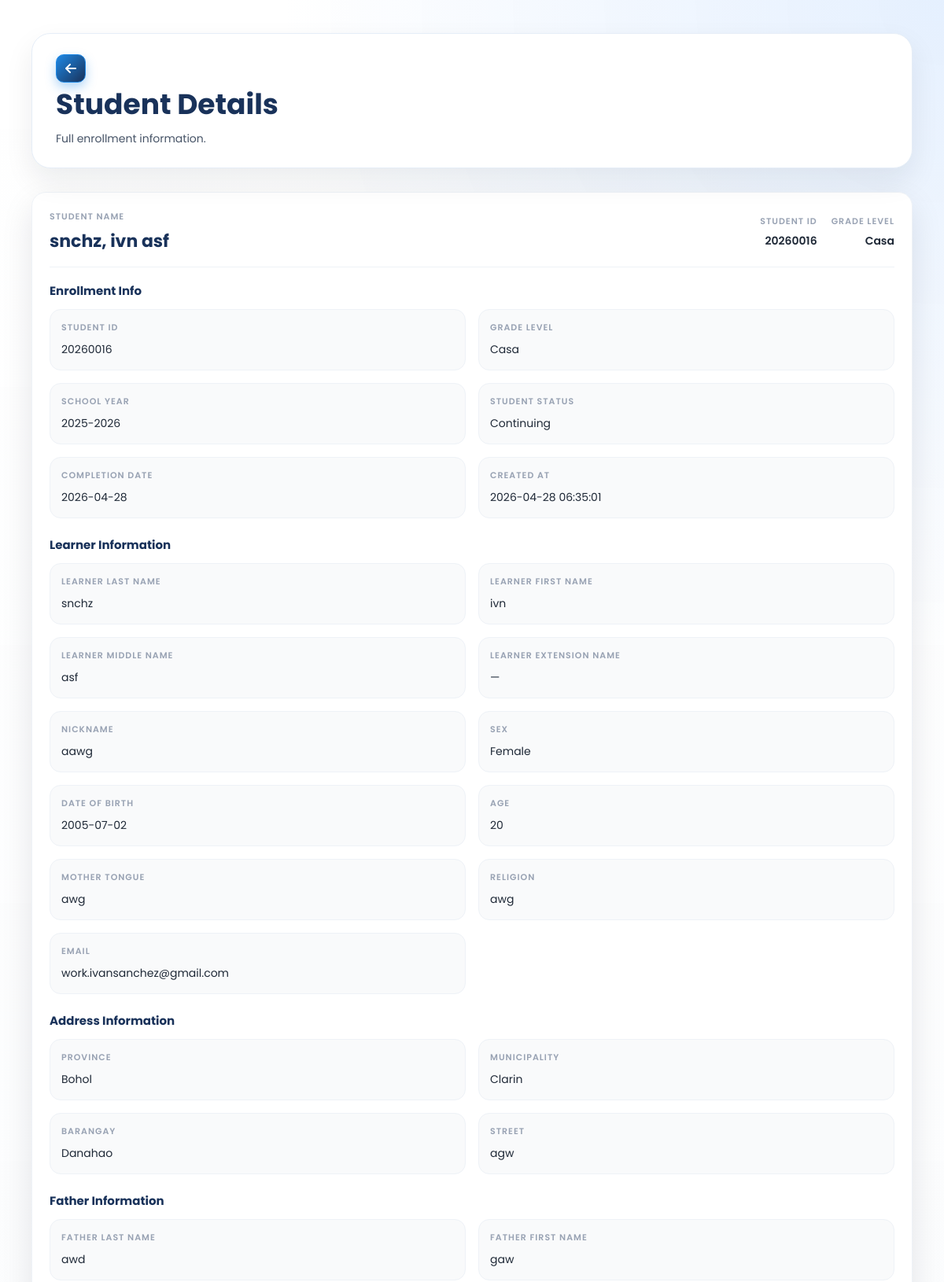
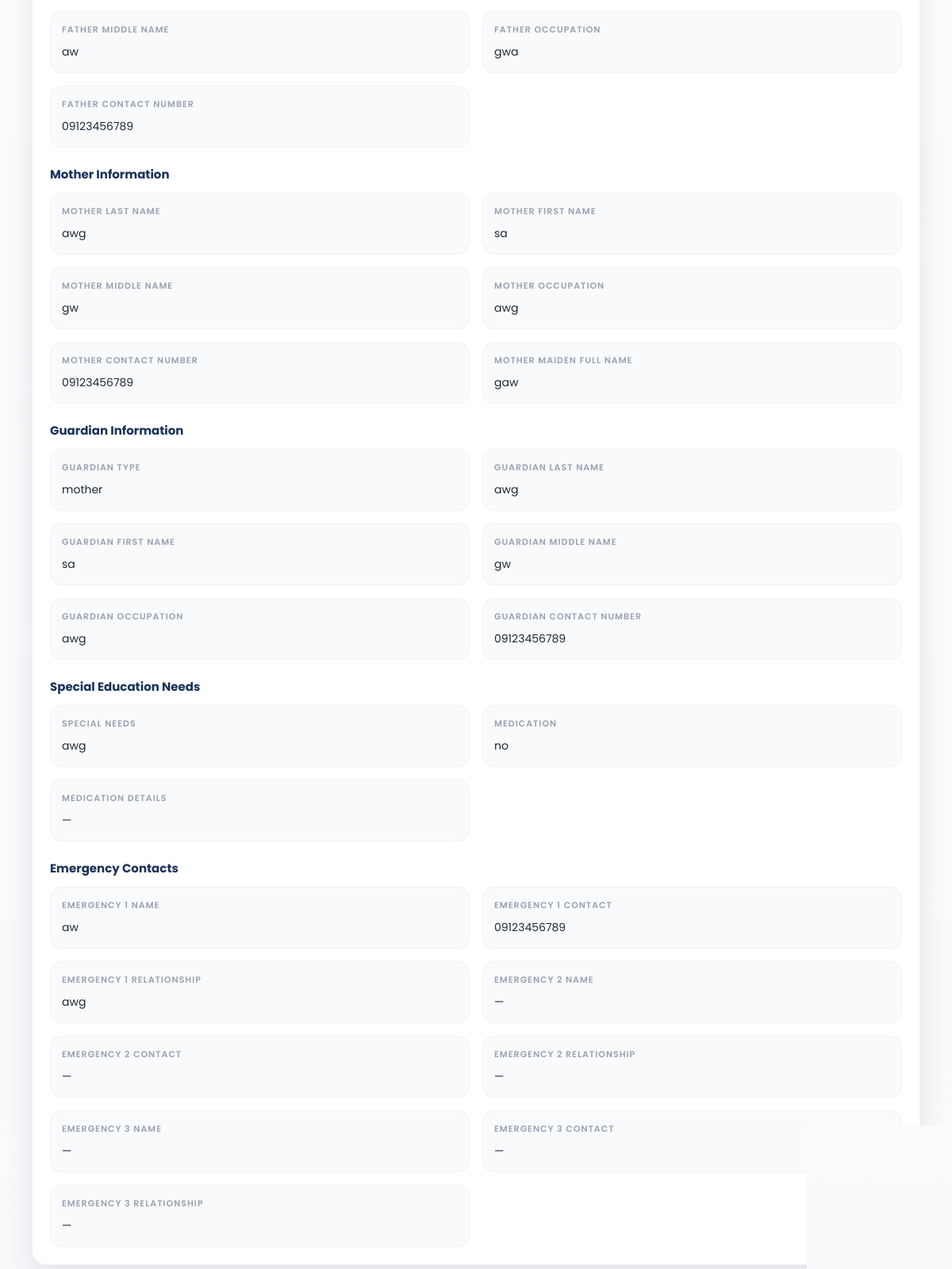
The app's page /SmartEnroll/student_view.php?id=54 (signed in) with its own data (2 pictures, top to bottom).
### tables this page shows
CREATE TABLE `enrollments` (
  `id` int(11) NOT NULL,
  `grade_level` varchar(50) DEFAULT NULL,
  `student_id` varchar(20) DEFAULT NULL,
  `school_year` varchar(20) DEFAULT NULL,
  `student_status` varchar(50) DEFAULT NULL,
  `completion_date` date DEFAULT NULL,
  `learner_lname` varchar(100) DEFAULT NULL,
  `learner_fname` varchar(100) DEFAULT NULL,
  `learner_mname` varchar(100) DEFAULT NULL,
  `learner_ext` varchar(20) DEFAULT NULL,
  `nickname` varchar(100) DEFAULT NULL,
  `sex` varchar(20) DEFAULT NULL,
  `dob` varchar(20) DEFAULT NULL,
  `age` int(11) DEFAULT NULL,
  `mother_tongue` varchar(100) DEFAULT NULL,
  `religion` varchar(100) DEFAULT NULL,
  `email` varchar(150) DEFAULT NULL,
  `province` varchar(100) DEFAULT NULL,
  `municipality` varchar(100) DEFAULT NULL,
  `barangay` varchar(100) DEFAULT NULL,
  `street` varchar(150) DEFAULT NULL,
  `father_lname` varchar(100) DEFAULT NULL,
  `father_fname` varchar(100) DEFAULT NULL,
  `father_mname` varchar(100) DEFAULT NULL,
  `father_occ` varchar(100) DEFAULT NULL,
  `father_contact` varchar(50) DEFAULT NULL,
  `mother_lname` varchar(100) DEFAULT NULL,
  `mother_fname` varchar(100) DEFAULT NULL,
  `mother_mname` varchar(100) DEFAULT NULL,
  `mother_occ` varchar(100) DEFAULT NULL,
  `mother_contact` varchar(50) DEFAULT NULL,
  `mother_maiden` varchar(100) DEFAULT NULL,
  `guardian_type` varchar(50) DEFAULT NULL,
  `guardian_lname` varchar(100) DEFAULT NULL,
  `guardian_fname` varchar(100) DEFAULT NULL,
  `guardian_mname` varchar(100) DEFAULT NULL,
  `guardian_occ` varchar(100) DEFAULT NULL,
  `guardian_contact` varchar(50) DEFAULT NULL,
  `emergency1_name` varchar(150) DEFAULT NULL,
  `emergency1_relationship` varchar(100) DEFAULT NULL,
  `emergency1_contact` varchar(50) DEFAULT NULL,
  `emergency2_name` varchar(150) DEFAULT NULL,
  `emergency2_relationship` varchar(100) DEFAULT NULL,
  `emergency2_contact` varchar(50) DEFAULT NULL,
  `emergency3_name` varchar(150) DEFAULT NULL,
  `emergency3_relationship` varchar(100) DEFAULT NULL,
  `emergency3_contact` varchar(50) DEFAULT NULL,
  `special_needs` text DEFAULT NULL,
  `medication` varchar(10) DEFAULT NULL,
  `medication_details` text DEFAULT NULL,
  `created_at` timestamp NOT NULL DEFAULT current_timestamp()
);

### SmartEnroll/enrollment_fields.php (called while the page is built, shortened)
<?php
function smartenroll_enrollment_base_sections(): array
{
    return [
        'Enrollment Info' => [
            'student_id', 'grade_level', 'school_year', 'student_status', 'completion_date', 'created_at',
        ],
        'Learner Information' => [
            'learner_lname', 'learner_fname', 'learner_mname', 'learner_ext', 'nickname', 'sex', 'dob', 'age',
            'mother_tongue', 'religion', 'email',
        ],
        'Address Information' => [
            'province', 'municipality', 'barangay', 'street',
        ],
        'Father Information' => [
            'father_lname', 'father_fname', 'father_mname', 'father_occ', 'father_contact',
        ],
        'Mother Information' => [
            'mother_lname', 'mother_fname', 'mother_mname', 'mother_occ', 'mother_contact', 'mother_maiden',
        ],
        'Guardian Information' => [
            'guardian_type', 'guardian_lname', 'guardian_fname', 'guardian_mname', 'guardian_occ', 'guardian_contact',
        ],
        'Special Education Needs' => [
            'special_needs', 'medication', 'medication_details',
        ],
        'Emergency Contacts' => [
            'emergency1_name', 'emergency1_contact', 'emergency1_relationship',
            'emergency2_name', 'emergency2_contact', 'emergency2_relationship',
            'emergency3_name', 'emergency3_contact', 'emergency3_relationship',
        ],
    ];
}
function smartenroll_field_labelize(string $key, array $customFieldMap = []): string
{
    $map = [
        'student_id' => 'Student ID',
        'school_year' => 'School Year',
        'student_status' => 'Student Status',
        'completion_date' => 'Completion Date',
        'created_at' => 'Created At',
        'learner_lname' => 'Learner Last Name',
        'learner_fname' => 'Learner First Name',
        'learner_mname' => 'Learner Middle Name',
        'learner_ext' => 'Learner Extension Name',
        'father_lname' => 'Father Last Name',
        'father_fname' => 'Father First Name',
        'father_mname' => 'Father Middle Name',
        'mother_lname' => 'Mother Last Name',
        'mother_fname' => 'Mother First Name',
        'mother_mname' => 'Mother Middle Name',
        'guardian_lname' => 'Guardian Last Name',
        'guardian_fname' => 'Guardian First Name',
        'guardian_mname' => 'Guardian Middle Name',
        'mother_maiden' => 'Mother Maiden Full Name',
        'father_occ' => 'Father Occupation',
        'mother_occ' => 'Mother Occupation',
        'guardian_occ' => 'Guardian Occupation',
        'guardian_contact' => 'Guardian Contact Number',
        'father_contact' => 'Father Contact Number',
        'mother_contact' => 'Mother Contact Number',
        'emergency1_name' => 'Emergency 1 Name',
        'emergency1_contact' => 'Emergency 1 Contact',
        'emergency1_relationship' => 'Emergency 1 Relationship',
        'emergency2_name' => 'Emergency 2 Name',
        'emergency2_contact' => 'Emergency 2 Contact',
        'emergency2_relationship' => 'Emergency 2 Relationship',
        'emergency3_name' => 'Emergency 3 Name',
        'emergency3_contact' => 'Emergency 3 Contact',
        'emergency3_relationship' => 'Emergency 3 Relationship',
        'dob' => 'Date of Birth',
    ];
    if (isset($map[$key])) {
        return $map[$key];
    }
    $key = str_replace('_', ' ', $key);
    $key = preg_replace('/\s+/', ' ', $key);
    return ucwords(trim((string)$key));
}
function smartenroll_custom_field_connection(?mysqli $conn, bool &$ownsConnection): mysqli
{
    if ($conn instanceof mysqli) {
        return $conn;
    }
    $ownsConnection = true;
    $db = new mysqli('127.0.0.1', 'root', '', 'smartenroll');
    $db->set_charset('utf8mb4');
    return $db;
}
function smartenroll_builtin_field_rows(?mysqli $conn = null, bool $includeInactive = true): array
{
    $overrides = smartenroll_get_field_label_overrides($conn);
    $rows = [];
    foreach (smartenroll_enrollment_base_sections() as $sectionName => $fields) {
        foreach ($fields as $fieldKey) {
            $fieldKey = (string)$fieldKey;
            $override = $overrides[$fieldKey] ?? null;
            $isActive = (int)($override['is_active'] ?? 1) === 1;
            $rows[] = [
                'field_key' => $fieldKey,
                'field_label' => (string)($override['field_label'] ?? smartenroll_field_labelize($fieldKey)),
                'section_name' => (string)$sectionName,
                'is_active' => $isActive ? 1 : 0,
            ];
        }
    }
    return $rows;
}
function smartenroll_ensure_field_label_overrides_table(mysqli $conn): void
{
    $conn->query(
        "CREATE TABLE IF NOT EXISTS enrollment_field_label_overrides (
            id INT NOT NULL AUTO_INCREMENT PRIMARY KEY,
            field_key VARCHAR(150) NOT NULL,
            field_label VARCHAR(150) NOT NULL,
            section_name VARCHAR(150) NOT NULL,
            is_active TINYINT(1) NOT NULL DEFAULT 1,
            updated_at TIMESTAMP NOT NULL DEFAULT CURRENT_TIMESTAMP ON UPDATE CURRENT_TIMESTAMP,
            UNIQUE KEY uniq_field_key (field_key)
        ) ENGINE=InnoDB DEFAULT CHARSET=utf8mb4 COLLATE=utf8mb4_general_ci"
    );
    $colCheck = $conn->query("SHOW COLUMNS FROM enrollment_field_label_overrides LIKE 'is_active'");
}
function smartenroll_get_field_label_overrides(?mysqli $conn = null): array
{
    $ownsConnection = false;
    $db = smartenroll_custom_field_connection($conn, $ownsConnection);
    try {
        smartenroll_ensure_field_label_overrides_table($db);
        $rows = [];
        $result = $db->query(
            "SELECT field_key, field_label, section_name, is_active
             FROM enrollment_field_label_overrides
             ORDER BY section_name ASC, field_key ASC"
        );
        return $rows;
    } finally {
        if ($ownsConnection) {
            $db->close();
        }
    }
}
function smartenroll_get_custom_fields(?mysqli $conn = null, bool $activeOnly = true): array
{
    $ownsConnection = false;
    $db = smartenroll_custom_field_connection($conn, $ownsConnection);
    try {
        $rows = [];
        $sql = "SELECT id, field_key, field_label, section_name, input_type, field_options, sort_order, is_active
                FROM enrollment_custom_fields";
        if ($activeOnly) {
            $sql .= " WHERE is_active = 1";
        }
        $sql .= " ORDER BY section_name ASC, sort_order ASC, id ASC";
        $result = $db->query($sql);
        return $rows;
    } finally {
        if ($ownsConnection) {
            $db->close();
        }
    }
}
function smartenroll_get_custom_field_keys(?mysqli $conn = null, bool $activeOnly = false): array
{
    $keys = [];
    foreach (smartenroll_get_custom_fields($conn, $activeOnly) as $field) {
        $keys[] = (string)$field['field_key'];
    }
    return $keys;
}
function smartenroll_custom_fields_by_section(?mysqli $conn = null): array
{
    $grouped = [];
    foreach (smartenroll_get_custom_fields($conn, true) as $field) {
        $section = (string)$field['section_name'];
        if (!isset($grouped[$section])) {
            $grouped[$section] = [];
        }
        $grouped[$section][] = $field;
    }
    return $grouped;
}
function smartenroll_build_sections(array $columns, ?mysqli $conn = null, array $omitFields = []): array
{
    $sections = smartenroll_enrollment_base_sections();
    $customFieldsBySection = smartenroll_custom_fields_by_section($conn);
    $knownCustomKeys = smartenroll_get_custom_field_keys($conn, false);
    $builtinFieldMap = [];
    foreach (smartenroll_builtin_field_rows($conn, true) as $fieldRow) {
        $builtinFieldMap[(string)$fieldRow['field_key']] = $fieldRow;
    }
    foreach ($sections as $sectionName => $fields) {
        $sections[$sectionName] = array_values(array_filter(
            $fields,
            static function (string $field) use ($builtinFieldMap): bool {
                return (int)($builtinFieldMap[$field]['is_active'] ?? 1) === 1;
            }
        ));
    }
    $mapped = ['id'];
    foreach ($sections as $fields) {
        foreach ($fields as $field) {
            $mapped[] = $field;
        }
    }
    $extras = [];
    return $sections;
}

### SmartEnroll/student_view.php (the view, shortened to what this page needs)
<?php
require_once __DIR__ . '/enrollment_fields.php';
$student = null;
$columns = [];
$error = '';
try {
    $conn = new mysqli('127.0.0.1', 'root', '', 'smartenroll');
    $conn->set_charset('utf8mb4');
    $id = isset($_GET['id']) ? (int)$_GET['id'] : 0;
    $colRes = $conn->query("SHOW COLUMNS FROM `enrollments`");
    while ($row = $colRes->fetch_assoc()) {
        $columns[] = $row['Field'];
    }
    $stmt = $conn->prepare("SELECT * FROM `enrollments` WHERE `id` = ? LIMIT 1");
    $stmt->bind_param('i', $id);
    $stmt->execute();
    $result = $stmt->get_result();
    $student = $result->fetch_assoc();
} catch (Throwable $e) {
    $error = $e->getMessage();
}
function labelize(string $key): string
{
    return smartenroll_field_labelize($key, $GLOBALS['smartenroll_custom_field_map'] ?? []);
}
?>
<!DOCTYPE html>
<html lang="en">
<head>
    <link rel="stylesheet" href="css/style.css">
    <link rel="stylesheet" href="css/student_view.css">
    <link rel="stylesheet" href="https://cdnjs.cloudflare.com/ajax/libs/font-awesome/6.5.0/css/all.min.css">
</head>
<body class="dashboard-page dashboard-white-page">
<main class="dashboard-main">
    <div class="dashboard-header student-header">
        <div class="student-header-left">
            <a href="student_list.php" class="dashboard-link back-left">
                <i class="fa-solid fa-arrow-left"></i>
            </a>
            <div class="student-header-title">
                <h1>Student Details</h1>
                <p>Full enrollment information.</p>
            </div>
        </div>
    </div>
    <div class="student-detail-card">
        <?php if ($error): ?>
            <div class="student-error">
                <strong>Unable to load student.</strong>
                <p><?php echo htmlspecialchars($error); ?></p>
            </div>
        <?php else: ?>
            <?php
                $fullName = trim(
                    ($student['learner_lname'] ?? '') . ', ' .
                    ($student['learner_fname'] ?? '') . ' ' .
                    ($student['learner_mname'] ?? '')
                );
                $fullName = trim(preg_replace('/\s+/', ' ', $fullName), " ,");
                $studentId = $student['student_id'] ?? '';
                $gradeLevel = $student['grade_level'] ?? '';
            ?>
            <div class="student-summary">
                <div>
                    <span class="summary-label">Student Name</span>
                    <h2 class="summary-name"><?php echo htmlspecialchars($fullName !== '' ? $fullName : 'Student'); ?></h2>
                </div>
                <div class="summary-meta">
                    <div>
                        <span class="summary-label">Student ID</span>
                        <span class="summary-value"><?php echo htmlspecialchars($studentId !== '' ? $studentId : '—'); ?></span>
                    </div>
                    <div>
                        <span class="summary-label">Grade Level</span>
                        <span class="summary-value"><?php echo htmlspecialchars($gradeLevel !== '' ? $gradeLevel : '—'); ?></span>
                    </div>
                </div>
            </div>
            <?php
                $sectionMap = smartenroll_build_sections($columns);
            ?>
            <?php foreach ($sectionMap as $sectionTitle => $fields): ?>
                <div class="detail-section">
                    <h3 class="detail-section-title"><?php echo htmlspecialchars($sectionTitle); ?></h3>
                    <div class="student-detail-grid">
                        <?php foreach ($fields as $col): ?>
                            <div class="detail-item">
                                <span class="detail-label"><?php echo htmlspecialchars(labelize($col)); ?></span>
                                <?php $val = trim((string)($student[$col] ?? '')); ?>
                                <span class="detail-value"><?php echo htmlspecialchars($val !== '' ? $val : '—'); ?></span>
                            </div>
                        <?php endforeach; ?>
                    </div>
                </div>
            <?php endforeach; ?>
        <?php endif; ?>
    </div>
</main>
</body>
</html>

### records on screen
enrollments: learner_lname+learner_fname+learner_mname "snchz, ivn asf", student "20260016", grade_level "Casa", school_year "2025-2026", student_status "Continuing", completion_date "2026-04-28", created_at "2026-04-28 06:35:01", learner_lname "snchz", learner_fname "ivn", learner_mname "asf", learner_ext "—", nickname "aawg", sex "Female", dob "2005-07-02", age "20", mother_tongue "awg", religion "awg", email "work.ivansanchez@gmail.com", province "Bohol", municipality "Clarin", barangay "Danahao", street "agw", father_lname "awd", father_fname "gaw", father_mname "aw", father_occ "gwa", father_contact "09123456789", mother_lname "awg", mother_fname "sa", mother_mname "gw", mother_occ "awg", mother_contact "09123456789", mother_maiden "gaw", guardian_type "mother", guardian_lname "awg", guardian_fname "sa", guardian_mname "gw", guardian_occ "awg", guardian_contact "09123456789", special_needs "awg", medication "no", medication_details "—", emergency1_name "aw", emergency1_contact "09123456789", emergency1_relationship "awg", emergency2_name "—", emergency2_contact "—", emergency2_relationship "—", emergency3_name "—", emergency3_contact "—", emergency3_relationship "—"

### other values on screen
$sectionTitle "Enrollment Info"
labelize($col) "STUDENT ID"
labelize($col) "GRADE LEVEL"
labelize($col) "SCHOOL YEAR"
labelize($col) "STUDENT STATUS"
labelize($col) "COMPLETION DATE"
labelize($col) "CREATED AT"
$sectionTitle "Learner Information"
labelize($col) "LEARNER LAST NAME"
labelize($col) "LEARNER FIRST NAME"
labelize($col) "LEARNER MIDDLE NAME"
labelize($col) "LEARNER EXTENSION NAME"
labelize($col) "NICKNAME"
labelize($col) "SEX"
labelize($col) "DATE OF BIRTH"
